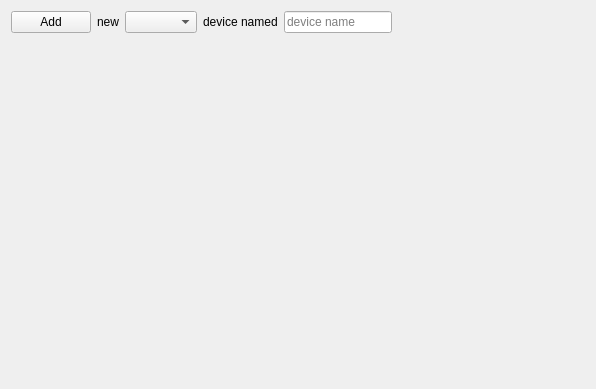
<?xml version="1.0" encoding="UTF-8"?>
<ui version="4.0">
 <class>DevicesEditor</class>
 <widget class="QWidget" name="DevicesEditor">
  <property name="geometry">
   <rect>
    <x>0</x>
    <y>0</y>
    <width>596</width>
    <height>389</height>
   </rect>
  </property>
  <property name="windowTitle">
   <string>Form</string>
  </property>
  <layout class="QVBoxLayout" name="verticalLayout_2">
   <item>
    <layout class="QVBoxLayout" name="verticalLayout">
     <item>
      <layout class="QHBoxLayout" name="horizontalLayout" stretch="0,0,0,0,0,1">
       <item>
        <widget class="QPushButton" name="add_button">
         <property name="text">
          <string>Add</string>
         </property>
        </widget>
       </item>
       <item>
        <widget class="QLabel" name="label">
         <property name="text">
          <string>new</string>
         </property>
        </widget>
       </item>
       <item>
        <widget class="QComboBox" name="device_type_combobox"/>
       </item>
       <item>
        <widget class="QLabel" name="label_2">
         <property name="text">
          <string>device named</string>
         </property>
        </widget>
       </item>
       <item>
        <widget class="QLineEdit" name="device_name_lineedit">
         <property name="placeholderText">
          <string>device name</string>
         </property>
        </widget>
       </item>
       <item>
        <spacer name="horizontalSpacer">
         <property name="orientation">
          <enum>Qt::Horizontal</enum>
         </property>
         <property name="sizeHint" stdset="0">
          <size>
           <width>40</width>
           <height>20</height>
          </size>
         </property>
        </spacer>
       </item>
      </layout>
     </item>
    </layout>
   </item>
   <item>
    <spacer name="verticalSpacer">
     <property name="orientation">
      <enum>Qt::Vertical</enum>
     </property>
     <property name="sizeHint" stdset="0">
      <size>
       <width>20</width>
       <height>40</height>
      </size>
     </property>
    </spacer>
   </item>
  </layout>
 </widget>
 <resources/>
 <connections/>
</ui>
